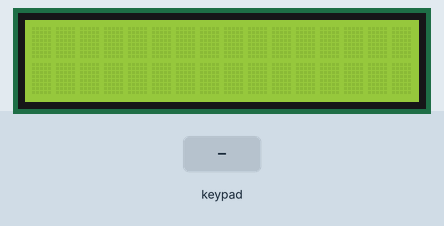
The sketch below on a simulated Arduino Uno, built with avr-gcc and run on an emulated ATmega328P. Shown: 16×2 character LCD. The test bench sets the inputs (shaded band).

Above: at 1.2 s.
1.3 s: keypad keys 7 + 5 = pressed 0.4 s apart
At 3.3 s:
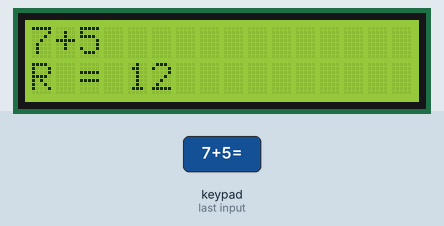
4.4 s: key 'A' pressed
At 4.8 s:
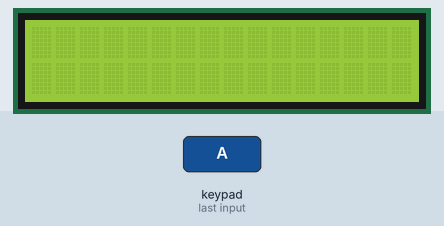
5.9 s: keypad keys 6 * 7 = pressed 0.4 s apart
At 7.8 s:
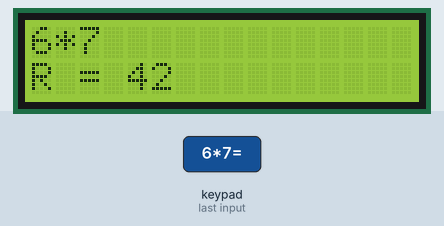
Timing chart, 0 to 9.3 s (numbered marks = the images above; inputs shaded):
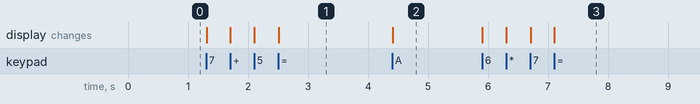

Measured:
- after the input at 1.3 s, the display: first changes at once (image 1 shows a later state)
- after the input at 4.4 s, the display: changes at once (image 2)
- after the input at 5.9 s, the display: first changes at once (image 3 shows a later state)

The sketch:

calculadora.ino
```cpp
#include <LiquidCrystal.h>
#include <Keypad.h>
const byte filas = 4;
const byte Colunas = 4;
char tecla[filas][Colunas] = {
  {'1','2','3','A'},
  {'4','5','6','+'},
  {'7','8','9','-'},
  {'*','0','=','/'}
};
byte pinFilas[filas] = {7, 6, 5, 4};
byte pinColunas[Colunas] = {3, 2, A5, A4};

Keypad keypad = Keypad( makeKeymap(tecla), pinFilas, pinColunas, filas, Colunas );
LiquidCrystal lcd(8,9,10,11,12,13); //RS,E,D4,D5,D6,D7
String lerString1,lerString2;
byte conta=0;
char a;
long dado1,dado2,rpt1;
double dado3,dado4,rpt2;
void setup(){
  lcd.begin(16,2);
}

void loop(){
  char key = keypad.getKey();
  if (key=='0'||key=='1'||key=='2'||key=='3'||key=='4'||key=='5'||key=='6'||key=='7'||key=='8'||key=='9'){

      if(conta==0){
        lcd.print(key);
        lerString1+=key;
        dado1=lerString1.toInt();
      }

      else if(conta==1){
        lcd.print(key);
        lerString2+=key;
        dado2=lerString2.toInt();
      }

  }

  if(key=='A'){

      lerString2="";
      lerString1="";
      dado1=0;
      dado2=0;
      dado3=0;
      dado4=0;
      conta=0;
      rpt1=0;
      rpt2=0;
      lcd.clear();
  }
  else if(key=='='&&a=='+'){
    conta++;
    lcd.setCursor(0,2);
    rpt1=dado1+dado2;
    lcd.print("R = ");
    lcd.print(rpt1);
  }

  else if(key=='='&&a=='-'){
    conta++;
    lcd.setCursor(0,2);
    rpt1=dado1-dado2;
    lcd.print("R = ");
    lcd.print(rpt1);
  }
  else if(key=='='&&a=='*'){
    conta++;
    lcd.setCursor(0,2);
    rpt1=dado1*dado2;
    lcd.print("R = ");
    lcd.print(rpt1);
  }
  else if(key=='='&&a=='/'){
    conta++;
    lcd.setCursor(0,2);
    dado3=dado1;
    dado4=dado2;
    lcd.print("R = ");
    rpt2=(dado3/dado4);
    lcd.print(rpt2);
  }


  else if((key=='+'||key=='-'||key=='*'||key=='/')&&(conta==0)){
    conta++;
    a=key;
    lcd.print(a);
  }
}
```

calculadora.c
```cpp
#include <LiquidCrystal.h>
#include <Keypad.h>
const byte filas = 4;
const byte Colunas = 4;
char tecla[filas][Colunas] = {
  {'1','2','3','A'},
  {'4','5','6','+'},
  {'7','8','9','-'},
  {'*','0','=','/'}
};
byte pinFilas[filas] = {7, 6, 5, 4};
byte pinColunas[Colunas] = {3, 2, A5, A4};

Keypad keypad = Keypad( makeKeymap(tecla), pinFilas, pinColunas, filas, Colunas );
LiquidCrystal lcd(8,9,10,11,12,13); //RS,E,D4,D5,D6,D7
String lerString1,lerString2;
byte conta=0;
char a;
long dado1,dado2,rpt1;
double dado3,dado4,rpt2;
void setup(){
  lcd.begin(16,2);
}

void loop(){
  char key = keypad.getKey();
  if (key=='0'||key=='1'||key=='2'||key=='3'||key=='4'||key=='5'||key=='6'||key=='7'||key=='8'||key=='9'){

      if(conta==0){
        lcd.print(key);
        lerString1+=key;
        dado1=lerString1.toInt();
      }

      else if(conta==1){
        lcd.print(key);
        lerString2+=key;
        dado2=lerString2.toInt();
      }

  }

  if(key=='A'){

      lerString2="";
      lerString1="";
      dado1=0;
      dado2=0;
      dado3=0;
      dado4=0;
      conta=0;
      rpt1=0;
      rpt2=0;
      lcd.clear();
  }
  else if(key=='='&&a=='+'){
    conta++;
    lcd.setCursor(0,2);
    rpt1=dado1+dado2;
    lcd.print("R = ");
    lcd.print(rpt1);
  }

  else if(key=='='&&a=='-'){
    conta++;
    lcd.setCursor(0,2);
    rpt1=dado1-dado2;
    lcd.print("R = ");
    lcd.print(rpt1);
  }
  else if(key=='='&&a=='*'){
    conta++;
    lcd.setCursor(0,2);
    rpt1=dado1*dado2;
    lcd.print("R = ");
    lcd.print(rpt1);
  }
  else if(key=='='&&a=='/'){
    conta++;
    lcd.setCursor(0,2);
    dado3=dado1;
    dado4=dado2;
    lcd.print("R = ");
    rpt2=(dado3/dado4);
    lcd.print(rpt2);
  }


  else if((key=='+'||key=='-'||key=='*'||key=='/')&&(conta==0)){
    conta++;
    a=key;
    lcd.print(a);
  }
}
```
